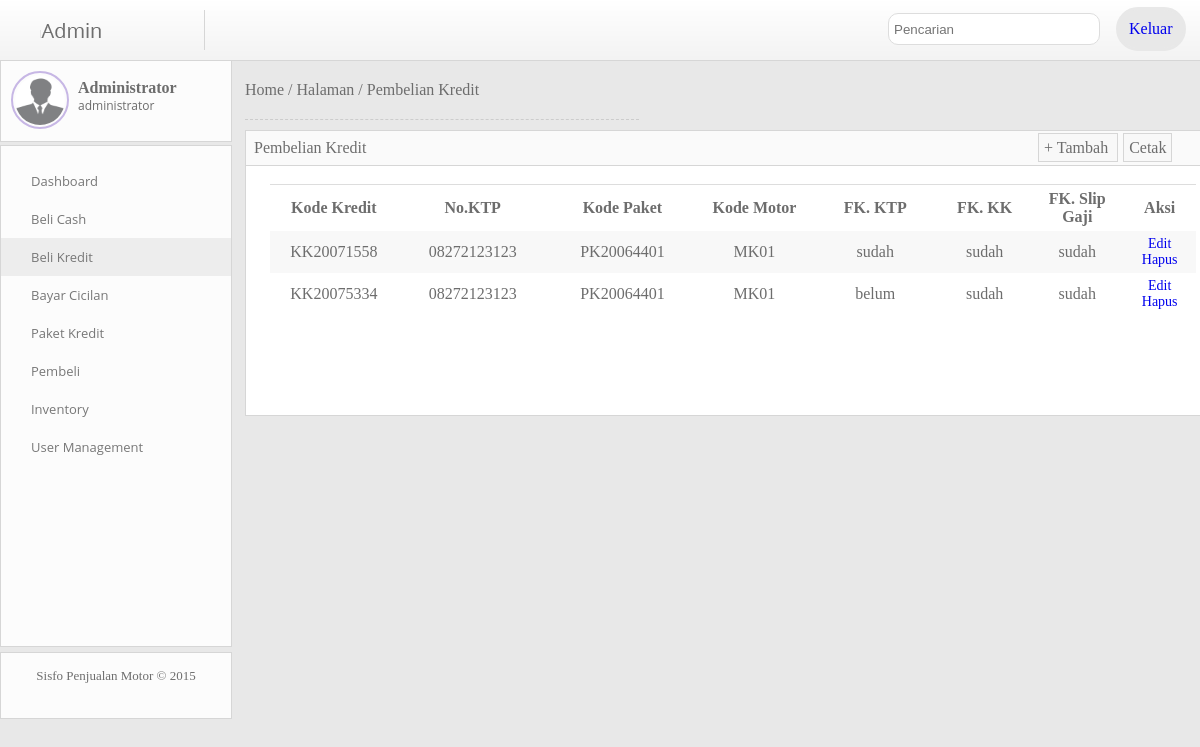
Screenshot of /index.php?mod=kredit (signed in) with the database file from the repository.
### tables this page shows
CREATE TABLE `beli_kredit` (
  `kredit_kode` char(10) NOT NULL,
  `pembeli_no_ktp` varchar(17) NOT NULL,
  `paket_kode` char(10) NOT NULL,
  `motor_kode` char(10) NOT NULL,
  `kredit_tanggal` date NOT NULL,
  `fotokopi_ktp` enum('sudah','belum') DEFAULT NULL,
  `fotokopi_kk` enum('sudah','belum') DEFAULT NULL,
  `fotokopi_slip_gaji` enum('sudah','belum') DEFAULT NULL,
  PRIMARY KEY (`kredit_kode`),
  KEY `pembeli_no_ktp` (`pembeli_no_ktp`),
  KEY `paket_kode` (`paket_kode`),
  KEY `motor_kode` (`motor_kode`),
  CONSTRAINT `beli_kredit_ibfk_1` FOREIGN KEY (`pembeli_no_ktp`) REFERENCES `pembeli` (`pembeli_no_ktp`) ON DELETE CASCADE ON UPDATE CASCADE,
  CONSTRAINT `beli_kredit_ibfk_2` FOREIGN KEY (`paket_kode`) REFERENCES `kredit_paket` (`paket_kode`) ON DELETE CASCADE ON UPDATE CASCADE,
  CONSTRAINT `beli_kredit_ibfk_3` FOREIGN KEY (`motor_kode`) REFERENCES `motor` (`motor_kode`) ON DELETE CASCADE ON UPDATE CASCADE
);

### module/kredit.php (the view, shortened to what this page needs)
<?php
  $servername = "localhost";
  $database = "motor_db";
  $uname = "root";
  $pass = "";
  $conn = mysqli_connect($servername, $uname, $pass, $database);
  $batas    = 10;
  if(!empty($page)){
        $nilaiawal  = $page-1;
        $mulaiawal  = $nilaiawal * $batas;
  }elseif($page==1){
        $mulaiawal  = 0;
  }else{
        $mulaiawal  = 0;
  }
	$sql_display 	=mysqli_query($conn, "SELECT *FROM beli_kredit LIMIT $mulaiawal,$batas");
?>
<div class='breadcumb'>
<a href='index.php?mod=dashboard'>Home</a> / <a href='index.php'>Halaman</a> / <a href='index.php?mod=kredit'>Pembelian Kredit</a>
	<div class='garis'></div>
</div>
<div class='isi'>
	<div class='isi-judul'><font>Pembelian Kredit</font><a href='index.php?mod=kredit&aksi=tambah'><font>+ Tambah </font></a>
   <a href='print.php?mod=kredit' style='margin-left:5px'><font> Cetak </font></a>
  </div>
	<br>
        <table width="900" id='display' align='center'  cellspacing="0" cellpadding="0">
          <tr>
            <th width="145" scope="col">Kode Kredit</th>
            <th width="190" scope="col">No.KTP</th>
            <th width="190" scope="col">Kode Paket</th>
            <th width="163" scope="col">Kode Motor</th>
            <th width="188" scope="col">FK. KTP</th>
            <th width="125" scope="col">FK. KK</th>
            <th width="125" scope="col">FK. Slip Gaji</th>
            <th width="87" scope="col">Aksi</th>
          </tr>
        <?php while($row=mysqli_fetch_assoc($sql_display)){ echo "
          <tr align='center'>
            <td>".$row['kredit_kode']."</td>
            <td>".$row['pembeli_no_ktp']."</td>
            <td>".$row['paket_kode']."</td>
            <td>".$row['motor_kode']."</td>
            <td>".$row['fotokopi_ktp']."</td>
            <td>".$row['fotokopi_kk']."</td>
            <td>".$row['fotokopi_slip_gaji']."</td>
            <td>
            	<a href='index.php?mod=kredit&aksi=edit&id=".$row['kredit_kode']."''>Edit</a>
            	<a href='index.php?mod=kredit&aksi=hapus&id=".$row['kredit_kode']."''>Hapus</a>
            	</td>
          </tr>";
          }
        ?>
        </table>
</div>

### asset/css/style.css (style rules this page uses)
body { margin : 0; background-color : #E8E8E8; font-family : 'Century Gothic'; color : #6D6D6D; }
.breadcumb a { text-decoration : none; color : #6D6D6D; }
.garis { width : 40%; border-top-style : dashed; border-top-color : #CCCCCC; border-top-width : 0.5px; margin-left : 0px; margin-top : 20px; }
.isi { margin-top : 10px; background-color : #FFFFFF; border-color : #D6D6D6; border-style : solid; border-width : 1px; width : 99%; padding-bottom : 100px; }
.isi-judul { width : 98.5%; padding : 8px; background-color : #FAFAFA; border-bottom-color : #D6D6D6; border-bottom-style : solid; border-bottom-width : 1px; }
.isi-judul a { margin-left : 70%; text-decoration : none; border-style : solid; border-color : #D6D6D6; border-width : 1px; color : #6D6D6D; padding : 5px; background-color : #F8F8F8; }
.isi-judul a font { margin-left : 0px; }
table { *border-collapse: collapse; border-spacing: 0; width: 95%; }
#display th { height : 30px; }
#display tr { height : 25px; }
#display th,td { border-top-width : 1px; border-top-style : solid; border-color : #DDDDDD; border-spacing : 0px; }
#display tbody tr:nth-child(even) { background-color :#F8F8F8; }
#display td a { text-decoration : none; font-size : 14px; }
#input tr,td,th { border-style : none; padding : 5px; }

### rows the page displays
beli_kredit: kredit_kode "KK20071558", pembeli_no_ktp "08272123123", paket_kode "PK20064401", motor_kode "MK01", fotokopi_ktp "sudah", fotokopi_kk "sudah", fotokopi_slip_gaji "sudah"
beli_kredit: kredit_kode "KK20075334", pembeli_no_ktp "08272123123", paket_kode "PK20064401", motor_kode "MK01", fotokopi_ktp "belum", fotokopi_kk "sudah", fotokopi_slip_gaji "sudah"
